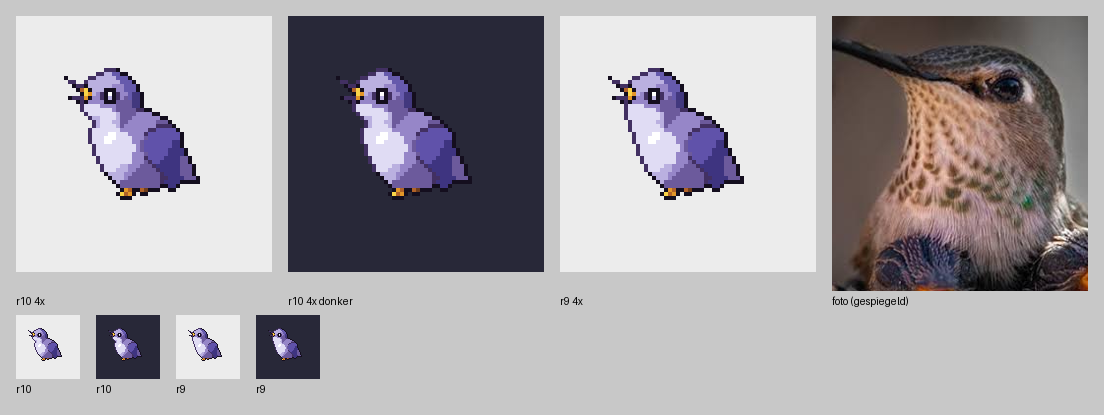

Recreate this plot in Python.
"""vel.png: r10 op 4x en 1x (licht/donker) naast r9 en een uitsnede van Jordi's foto (gespiegeld, zodat hij ook naar links kijkt)."""
from PIL import Image, ImageDraw, ImageOps
A='/home/user/Pokemon-Fully-Ungrounded/docs/concept/sprites/kolibrie_pre/'
def op(im,z,bg):
    im=im.resize((im.width*z,im.height*z),Image.NEAREST); b=Image.new('RGBA',im.size,bg+(255,)); b.alpha_composite(im); return b
L=(236,236,236); D=(40,40,56)
r10=Image.open(A+'blender/A/kleur_r10/kolibrie_pre.png').convert('RGBA'); r9=Image.open(A+'blender/A/kleur_r9/kolibrie_pre.png').convert('RGBA')
foto=Image.open(A+'referenties/jordi_8_moeder_hals_buik.png').convert('RGBA').crop((200,50,460,330))
foto=ImageOps.mirror(foto).resize((256,int(256*foto.height/foto.width)))
rij1=[('r10 4x',op(r10,4,L)),('r10 4x donker',op(r10,4,D)),('r9 4x',op(r9,4,L)),('foto (gespiegeld)',foto)]
rij2=[('r10',op(r10,1,L)),('r10',op(r10,1,D)),('r9',op(r9,1,L)),('r9',op(r9,1,D))]
H=max(t.height for _,t in rij1)
W=16+sum(t.width+16 for _,t in rij1); out=Image.new('RGBA',(W,16+H+20+64+40),(200,200,200,255)); d=ImageDraw.Draw(out); x=16
for n,t in rij1: out.alpha_composite(t,(x,16)); d.text((x,20+H),n,fill=(0,0,0)); x+=t.width+16
x=16
for n,t in rij2: out.alpha_composite(t,(x,40+H)); d.text((x,40+H+68),n,fill=(0,0,0)); x+=t.width+16
out.save(A+'blender/A/kleur_r10/vel.png')
